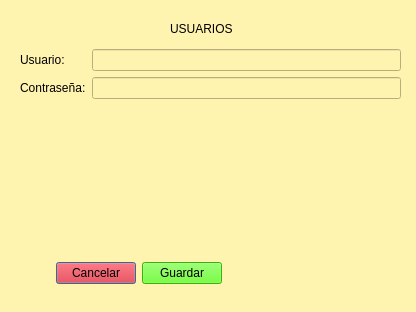
<?xml version="1.0" encoding="UTF-8"?>
<ui version="4.0">
 <class>Dialog_aggusu</class>
 <widget class="QDialog" name="Dialog_aggusu">
  <property name="geometry">
   <rect>
    <x>0</x>
    <y>0</y>
    <width>416</width>
    <height>312</height>
   </rect>
  </property>
  <property name="windowTitle">
   <string>Nuevos Usuarios</string>
  </property>
  <property name="windowIcon">
   <iconset resource="icons.qrc">
    <normaloff>:/img/icons/icon.ico</normaloff>:/img/icons/icon.ico</iconset>
  </property>
  <property name="styleSheet">
   <string notr="true">background-color: rgb(255, 243, 176);</string>
  </property>
  <widget class="QLabel" name="label_2">
   <property name="geometry">
    <rect>
     <x>170</x>
     <y>20</y>
     <width>81</width>
     <height>17</height>
    </rect>
   </property>
   <property name="text">
    <string>USUARIOS</string>
   </property>
  </widget>
  <widget class="QWidget" name="layoutWidget">
   <property name="geometry">
    <rect>
     <x>20</x>
     <y>49</y>
     <width>381</width>
     <height>201</height>
    </rect>
   </property>
   <layout class="QFormLayout" name="formLayout">
    <item row="0" column="0">
     <widget class="QLabel" name="label_3">
      <property name="text">
       <string>Usuario:</string>
      </property>
     </widget>
    </item>
    <item row="0" column="1">
     <widget class="QLineEdit" name="Inusuario"/>
    </item>
    <item row="1" column="0">
     <widget class="QLabel" name="label_5">
      <property name="text">
       <string>Contraseña:</string>
      </property>
     </widget>
    </item>
    <item row="1" column="1">
     <widget class="QLineEdit" name="Incontrasena"/>
    </item>
   </layout>
  </widget>
  <widget class="QWidget" name="layoutWidget">
   <property name="geometry">
    <rect>
     <x>20</x>
     <y>260</y>
     <width>202</width>
     <height>27</height>
    </rect>
   </property>
   <layout class="QHBoxLayout" name="horizontalLayout">
    <item>
     <widget class="QWidget" name="widget" native="true"/>
    </item>
    <item>
     <widget class="QPushButton" name="btncancelar">
      <property name="styleSheet">
       <string notr="true">background-color: rgb(224, 27, 36);</string>
      </property>
      <property name="text">
       <string>Cancelar</string>
      </property>
     </widget>
    </item>
    <item>
     <widget class="QPushButton" name="btnguardar">
      <property name="styleSheet">
       <string notr="true">background-color: rgb(76, 251, 9);</string>
      </property>
      <property name="text">
       <string>Guardar</string>
      </property>
     </widget>
    </item>
   </layout>
  </widget>
 </widget>
 <resources>
  <include location="icons.qrc"/>
 </resources>
 <connections/>
</ui>
